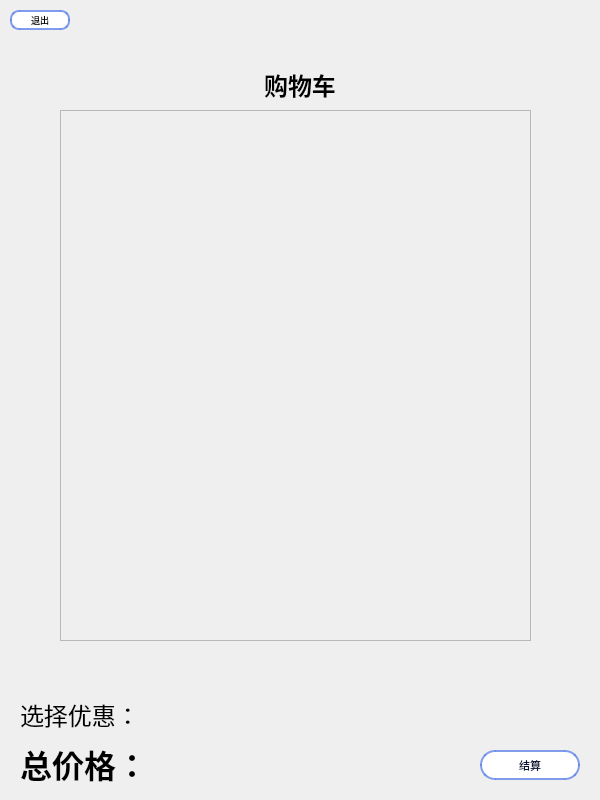
<?xml version="1.0" encoding="UTF-8"?>
<ui version="4.0">
 <class>Shoppingcart</class>
 <widget class="QWidget" name="Shoppingcart">
  <property name="geometry">
   <rect>
    <x>0</x>
    <y>0</y>
    <width>600</width>
    <height>800</height>
   </rect>
  </property>
  <property name="minimumSize">
   <size>
    <width>600</width>
    <height>800</height>
   </size>
  </property>
  <property name="maximumSize">
   <size>
    <width>600</width>
    <height>800</height>
   </size>
  </property>
  <property name="windowTitle">
   <string>果粒橙外卖</string>
  </property>
  <property name="windowIcon">
   <iconset resource="../Image.qrc">
    <normaloff>:/image/lt_cml.jpg</normaloff>:/image/lt_cml.jpg</iconset>
  </property>
  <widget class="QLabel" name="label_4">
   <property name="geometry">
    <rect>
     <x>0</x>
     <y>0</y>
     <width>600</width>
     <height>800</height>
    </rect>
   </property>
   <property name="styleSheet">
    <string notr="true">background-image: url(:/image/bg_2.png);</string>
   </property>
   <property name="text">
    <string/>
   </property>
  </widget>
  <widget class="QPushButton" name="pushButton">
   <property name="geometry">
    <rect>
     <x>10</x>
     <y>10</y>
     <width>60</width>
     <height>20</height>
    </rect>
   </property>
   <property name="styleSheet">
    <string notr="true">QPushButton {
    background-color: #ffffff; /* 默认背景色，使用 #fad37f */
    border: 2px solid rgba(99, 132, 233, 0.8); /* 边框颜色 */
    border-radius: 9px; /* 圆角 */
    color: #000000; /* 文本颜色，黑色 */
    font-size: 9px;
}

QPushButton:hover {
	color: #ffffff;
    background-color: rgba(99, 132, 233, 0.8); /* 悬浮时背景颜色 */
    border: none; /* 悬浮时无边框 */
}

QPushButton:pressed {
    background-color: #b0c4de; /* 按下时背景颜色，稍微偏亮的蓝色 */
    border-color: #4682b4; /* 按下时边框颜色 */
    transform: scale(0.95); /* 按下时按钮略微缩小 */
}
</string>
   </property>
   <property name="text">
    <string>退出</string>
   </property>
  </widget>
  <widget class="QLabel" name="label_3">
   <property name="geometry">
    <rect>
     <x>200</x>
     <y>60</y>
     <width>200</width>
     <height>50</height>
    </rect>
   </property>
   <property name="minimumSize">
    <size>
     <width>200</width>
     <height>50</height>
    </size>
   </property>
   <property name="text">
    <string>&lt;html&gt;&lt;head/&gt;&lt;body&gt;&lt;p align=&quot;center&quot;&gt;&lt;span style=&quot; font-size:18pt; font-weight:700;&quot;&gt;购物车&lt;/span&gt;&lt;/p&gt;&lt;/body&gt;&lt;/html&gt;</string>
   </property>
  </widget>
  <widget class="QPushButton" name="pushButton_8">
   <property name="geometry">
    <rect>
     <x>480</x>
     <y>750</y>
     <width>100</width>
     <height>30</height>
    </rect>
   </property>
   <property name="minimumSize">
    <size>
     <width>100</width>
     <height>30</height>
    </size>
   </property>
   <property name="maximumSize">
    <size>
     <width>100</width>
     <height>30</height>
    </size>
   </property>
   <property name="styleSheet">
    <string notr="true">QPushButton {
    background-color: #ffffff; /* 默认背景色，白色 */
    border: 2px solid rgba(99, 132, 233, 0.8); /* 边框颜色 */
    border-radius: 15px; /* 圆角 */
    color: #081439; /* 文本颜色，深蓝色 */
    font-size: 11px;
}

QPushButton:hover {
	color: #ffffff;
    background-color: rgba(99, 132, 233, 0.8); 
    border: none; /* 悬浮时无边框 */
}

QPushButton:pressed {
    background-color: #b0c4de; /* 按下时背景颜色，稍微偏亮的蓝色 */
    border-color: #4682b4; /* 按下时边框颜色 */
    transform: scale(0.95); /* 按下时按钮略微缩小 */
}
</string>
   </property>
   <property name="text">
    <string>结算</string>
   </property>
  </widget>
  <widget class="QLabel" name="label">
   <property name="geometry">
    <rect>
     <x>20</x>
     <y>740</y>
     <width>200</width>
     <height>50</height>
    </rect>
   </property>
   <property name="minimumSize">
    <size>
     <width>200</width>
     <height>50</height>
    </size>
   </property>
   <property name="text">
    <string>&lt;html&gt;&lt;head/&gt;&lt;body&gt;&lt;p&gt;&lt;span style=&quot; font-size:24pt; font-weight:700;&quot;&gt;总价格：&lt;/span&gt;&lt;/p&gt;&lt;/body&gt;&lt;/html&gt;</string>
   </property>
  </widget>
  <widget class="QLabel" name="label_2">
   <property name="geometry">
    <rect>
     <x>20</x>
     <y>690</y>
     <width>200</width>
     <height>50</height>
    </rect>
   </property>
   <property name="minimumSize">
    <size>
     <width>200</width>
     <height>50</height>
    </size>
   </property>
   <property name="text">
    <string>&lt;html&gt;&lt;head/&gt;&lt;body&gt;&lt;p&gt;&lt;span style=&quot; font-size:18pt;&quot;&gt;选择优惠：&lt;/span&gt;&lt;/p&gt;&lt;/body&gt;&lt;/html&gt;</string>
   </property>
  </widget>
  <widget class="QScrollArea" name="scrollArea">
   <property name="geometry">
    <rect>
     <x>60</x>
     <y>110</y>
     <width>471</width>
     <height>531</height>
    </rect>
   </property>
   <property name="widgetResizable">
    <bool>true</bool>
   </property>
   <widget class="QWidget" name="scrollAreaWidgetContents">
    <property name="geometry">
     <rect>
      <x>0</x>
      <y>0</y>
      <width>469</width>
      <height>529</height>
     </rect>
    </property>
   </widget>
  </widget>
 </widget>
 <resources>
  <include location="../Image.qrc"/>
 </resources>
 <connections/>
</ui>
